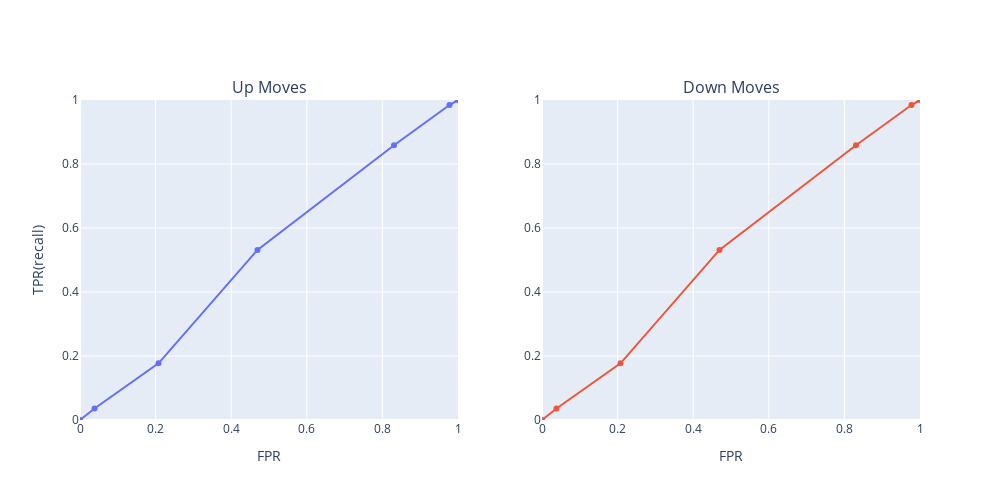

Write notebook code for a chart like this one.
### Markdown cell above
Is there a way to make a good precision/recall tradeoff?

### Code cell
from plotly.subplots import make_subplots


def plot_roc_curve(fpr1, tpr1, fpr2, tpr2, title=None):
    fig = make_subplots(rows=1, cols=2, column_titles=["Up Moves", "Down Moves"])
    
    trace1 = go.Scatter(x=fpr1, y=tpr1)
    trace2 = go.Scatter(x=fpr2, y=tpr2)
    
    fig.add_trace(trace1, row=1, col=1)
    fig.add_trace(trace1, row=1, col=2)
    
    #fig = px.line(x=fpr, y=tpr, width=500, height=500)
    fig.update_layout(height=500, width=1000,
        xaxis=dict(title="fpr", range=[0, 1]),
        yaxis=dict(title="TPR(recall)", range=[0, 1]),
        title=title, showlegend=False
    )
    fig.update_xaxes(title_text="FPR", range=[0, 1], row=1, col=1)
    fig.update_xaxes(title_text="FPR", range=[0, 1], row=1, col=2)
    
    
    fig.update_yaxes(title_text="TPR(recall)", range=[0, 1], row=1, col=1)
    fig.update_yaxes(range=[0, 1], row=1, col=2)
    fig.show()
    
plot_roc_curve(fpr_up, tpr_up, fpr_down, tpr_down)

### Figure 1 — Plotly figure (JSON) as saved in the notebook; plotly's stock layout.template omitted (floating-point values rounded to 4 significant figures)
{"data": [{"type": "scatter", "x": [0, 0.03837, 0.2077, 0.4695, 0.8307, 0.9774, 1], "xaxis": "x", "y": [0, 0.03587, 0.1771, 0.5314, 0.8587, 0.9843, 1], "yaxis": "y"}, {"type": "scatter", "x": [0, 0.03837, 0.2077, 0.4695, 0.8307, 0.9774, 1], "xaxis": "x2", "y": [0, 0.03587, 0.1771, 0.5314, 0.8587, 0.9843, 1], "yaxis": "y2"}], "layout": {"annotations": [{"font": {"size": 16}, "showarrow": false, "text": "Up Moves", "x": 0.225, "xanchor": "center", "xref": "paper", "y": 1, "yanchor": "bottom", "yref": "paper"}, {"font": {"size": 16}, "showarrow": false, "text": "Down Moves", "x": 0.775, "xanchor": "center", "xref": "paper", "y": 1, "yanchor": "bottom", "yref": "paper"}], "height": 500, "showlegend": false, "title": {}, "width": 1000, "xaxis": {"anchor": "y", "domain": [0, 0.45], "range": [0, 1], "title": {"text": "FPR"}, "type": "linear"}, "xaxis2": {"anchor": "y2", "domain": [0.55, 1], "range": [0, 1], "title": {"text": "FPR"}, "type": "linear"}, "yaxis": {"anchor": "x", "domain": [0, 1], "range": [0, 1], "title": {"text": "TPR(recall)"}, "type": "linear"}, "yaxis2": {"anchor": "x2", "domain": [0, 1], "range": [0, 1], "type": "linear"}}}
